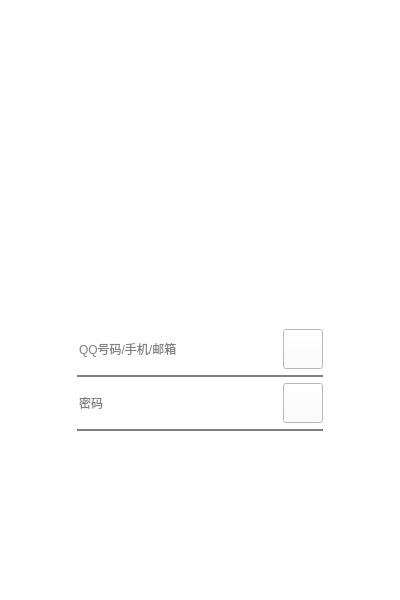
<?xml version="1.0" encoding="UTF-8"?>
<ui version="4.0">
 <class>Login</class>
 <widget class="QMainWindow" name="Login">
  <property name="geometry">
   <rect>
    <x>0</x>
    <y>0</y>
    <width>400</width>
    <height>600</height>
   </rect>
  </property>
  <property name="windowTitle">
   <string>Login</string>
  </property>
  <property name="styleSheet">
   <string notr="true">QWidget{background:white}</string>
  </property>
  <widget class="QWidget" name="centralwidget">
   <layout class="QGridLayout" name="gridLayout">
    <item row="0" column="0">
     <layout class="QVBoxLayout" name="verticalLayout_4">
      <property name="leftMargin">
       <number>30</number>
      </property>
      <property name="rightMargin">
       <number>30</number>
      </property>
      <item>
       <spacer name="verticalSpacer">
        <property name="orientation">
         <enum>Qt::Vertical</enum>
        </property>
        <property name="sizeHint" stdset="0">
         <size>
          <width>20</width>
          <height>40</height>
         </size>
        </property>
       </spacer>
      </item>
      <item>
       <spacer name="verticalSpacer_3">
        <property name="orientation">
         <enum>Qt::Vertical</enum>
        </property>
        <property name="sizeHint" stdset="0">
         <size>
          <width>20</width>
          <height>40</height>
         </size>
        </property>
       </spacer>
      </item>
      <item>
       <layout class="QHBoxLayout" name="horizontalLayout_3">
        <item>
         <spacer name="horizontalSpacer">
          <property name="orientation">
           <enum>Qt::Horizontal</enum>
          </property>
          <property name="sizeHint" stdset="0">
           <size>
            <width>40</width>
            <height>20</height>
           </size>
          </property>
         </spacer>
        </item>
        <item>
         <layout class="QVBoxLayout" name="verticalLayout_3">
          <item>
           <layout class="QVBoxLayout" name="verticalLayout">
            <item>
             <layout class="QHBoxLayout" name="horizontalLayout">
              <item>
               <widget class="QLineEdit" name="lineEdit">
                <property name="minimumSize">
                 <size>
                  <width>200</width>
                  <height>40</height>
                 </size>
                </property>
                <property name="styleSheet">
                 <string notr="true">QLineEdit{
border:none;
}</string>
                </property>
                <property name="placeholderText">
                 <string>QQ号码/手机/邮箱</string>
                </property>
               </widget>
              </item>
              <item>
               <widget class="QPushButton" name="pushButton">
                <property name="sizePolicy">
                 <sizepolicy hsizetype="Minimum" vsizetype="Fixed">
                  <horstretch>0</horstretch>
                  <verstretch>0</verstretch>
                 </sizepolicy>
                </property>
                <property name="minimumSize">
                 <size>
                  <width>40</width>
                  <height>40</height>
                 </size>
                </property>
                <property name="styleSheet">
                 <string notr="true">QPushButton{border-image:url(:/icon/downcrow.png)}</string>
                </property>
                <property name="text">
                 <string/>
                </property>
               </widget>
              </item>
             </layout>
            </item>
            <item>
             <widget class="QWidget" name="widget" native="true">
              <property name="minimumSize">
               <size>
                <width>0</width>
                <height>2</height>
               </size>
              </property>
              <property name="maximumSize">
               <size>
                <width>16777215</width>
                <height>2</height>
               </size>
              </property>
              <property name="styleSheet">
               <string notr="true">QWidget{background:gray}</string>
              </property>
             </widget>
            </item>
           </layout>
          </item>
          <item>
           <layout class="QVBoxLayout" name="verticalLayout_2">
            <item>
             <layout class="QHBoxLayout" name="horizontalLayout_2">
              <item>
               <widget class="QLineEdit" name="lineEdit_2">
                <property name="minimumSize">
                 <size>
                  <width>200</width>
                  <height>40</height>
                 </size>
                </property>
                <property name="styleSheet">
                 <string notr="true">QLineEdit{
border:none;
}</string>
                </property>
                <property name="echoMode">
                 <enum>QLineEdit::Password</enum>
                </property>
                <property name="placeholderText">
                 <string>密码</string>
                </property>
               </widget>
              </item>
              <item>
               <widget class="QPushButton" name="pushButton_2">
                <property name="sizePolicy">
                 <sizepolicy hsizetype="Minimum" vsizetype="Fixed">
                  <horstretch>0</horstretch>
                  <verstretch>0</verstretch>
                 </sizepolicy>
                </property>
                <property name="minimumSize">
                 <size>
                  <width>40</width>
                  <height>40</height>
                 </size>
                </property>
                <property name="styleSheet">
                 <string notr="true">QPushButton{border-image:url(:/icon/southeast.jpg)}</string>
                </property>
                <property name="text">
                 <string/>
                </property>
               </widget>
              </item>
             </layout>
            </item>
            <item>
             <widget class="QWidget" name="widget_2" native="true">
              <property name="minimumSize">
               <size>
                <width>0</width>
                <height>2</height>
               </size>
              </property>
              <property name="maximumSize">
               <size>
                <width>16777215</width>
                <height>2</height>
               </size>
              </property>
              <property name="styleSheet">
               <string notr="true">QWidget{background:gray}</string>
              </property>
             </widget>
            </item>
           </layout>
          </item>
         </layout>
        </item>
        <item>
         <spacer name="horizontalSpacer_2">
          <property name="orientation">
           <enum>Qt::Horizontal</enum>
          </property>
          <property name="sizeHint" stdset="0">
           <size>
            <width>40</width>
            <height>20</height>
           </size>
          </property>
         </spacer>
        </item>
       </layout>
      </item>
      <item>
       <spacer name="verticalSpacer_2">
        <property name="orientation">
         <enum>Qt::Vertical</enum>
        </property>
        <property name="sizeHint" stdset="0">
         <size>
          <width>20</width>
          <height>40</height>
         </size>
        </property>
       </spacer>
      </item>
     </layout>
    </item>
   </layout>
  </widget>
 </widget>
 <resources/>
 <connections/>
</ui>
